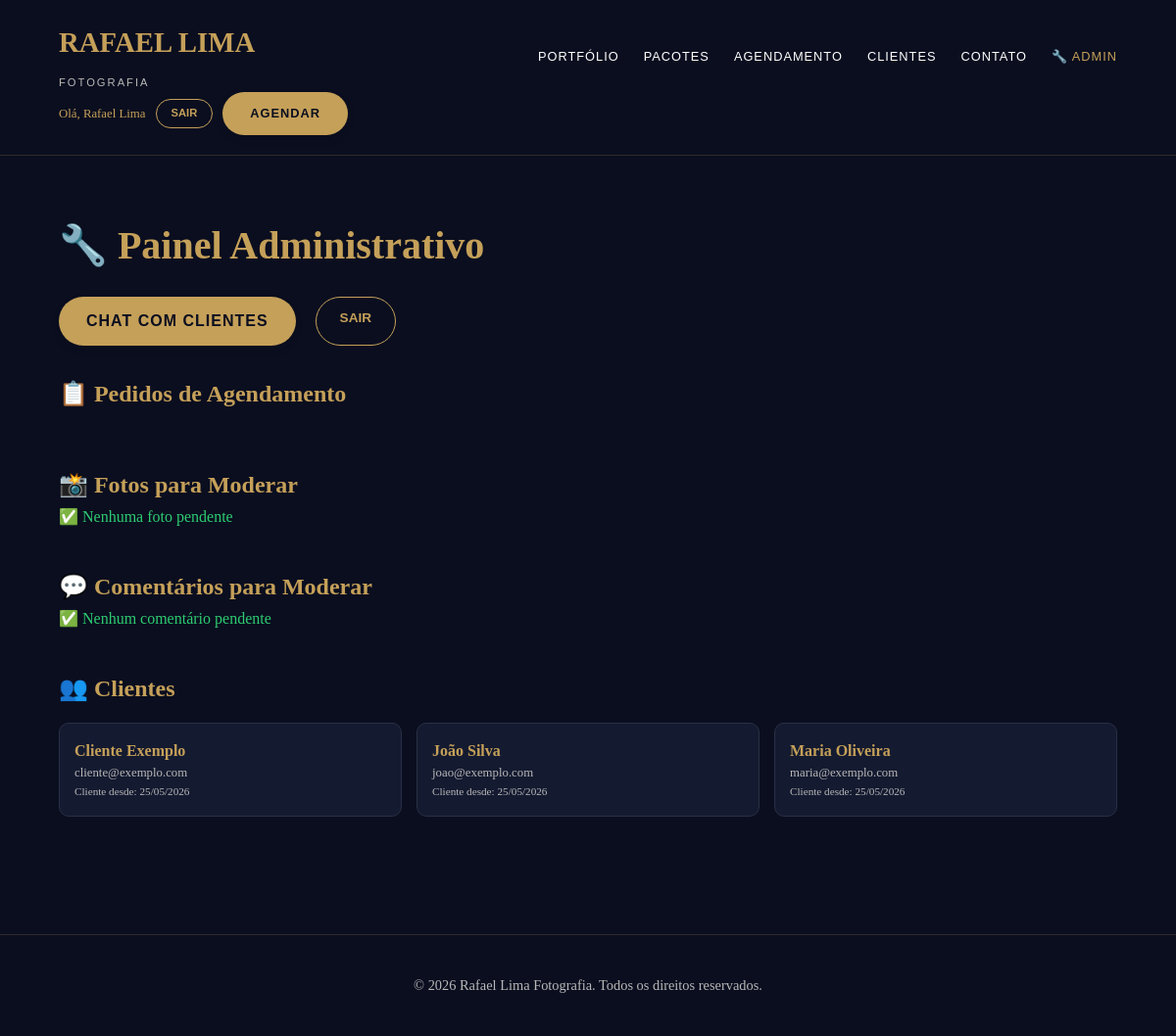
Screenshot of /painel_admin.php (signed in) with the database file from the repository.
### tables this page shows
CREATE TABLE IF NOT EXISTS usuarios (
    id INT AUTO_INCREMENT PRIMARY KEY,
    nome VARCHAR(100) NOT NULL,
    email VARCHAR(100) UNIQUE NOT NULL,
    senha VARCHAR(255) NOT NULL,
    tipo ENUM('cliente', 'admin') DEFAULT 'cliente',
    data_criacao TIMESTAMP DEFAULT CURRENT_TIMESTAMP
);

### painel_admin.php (the view, shortened to what this page needs)
<?php
include __DIR__ . '/includes/config.php';
$fotos_pendentes = $pdo->query("SELECT f.*, u.nome as cliente_nome FROM fotos f JOIN usuarios u ON f.usuario_id = u.id WHERE f.status = 'pendente' ORDER BY f.data_upload DESC")->fetchAll();
$comentarios_pendentes = $pdo->query("SELECT c.*, u.nome as autor, f.descricao as foto_desc FROM comentarios c JOIN usuarios u ON c.usuario_id = u.id JOIN fotos f ON c.foto_id = f.id WHERE c.status = 'pendente' ORDER BY c.data_comentario DESC")->fetchAll();
$clientes = $pdo->query("SELECT * FROM usuarios WHERE tipo = 'cliente'")->fetchAll();
?>
<!DOCTYPE html>
<html lang="pt-BR">
<head>
    <link rel="stylesheet" href="assets/css/style.css">
</head>
<body>
<?php include __DIR__ . '/includes/header.php'; ?>
<section>
    <h2 style="color:#c5a059;">🔧 Painel Administrativo</h2>
    <div style="display:flex; gap:20px; flex-wrap:wrap; margin:20px 0;">
        <a href="admin_chat.php" class="btn-gold" style="font-size:1rem;">
            <i class="fas fa-comments"></i> CHAT COM CLIENTES
        </a>
        <a href="logout.php" class="btn-outline">SAIR</a>
    </div>
    <h3 style="color:#c5a059; margin-top:30px;">📋 Pedidos de Agendamento</h3>
    <h3 style="color:#c5a059; margin-top:40px;">📸 Fotos para Moderar</h3>
    <?php if(empty($fotos_pendentes)): ?>
        <p style="color:#2ecc71;">✅ Nenhuma foto pendente</p>
    <?php endif; ?>
    <h3 style="color:#c5a059; margin-top:40px;">💬 Comentários para Moderar</h3>
    <?php if(empty($comentarios_pendentes)): ?>
        <p style="color:#2ecc71;">✅ Nenhum comentário pendente</p>
    <?php endif; ?>
    <h3 style="color:#c5a059; margin-top:40px;">👥 Clientes</h3>
    <div style="display:grid; grid-template-columns:repeat(auto-fit, minmax(200px,1fr)); gap:15px; margin-top:15px;">
        <?php foreach($clientes as $cliente): ?>
        <div style="background:#141a30; padding:15px; border-radius:10px; border:1px solid #2a2f45;">
            <h4 style="color:#c5a059;"><?= htmlspecialchars($cliente['nome']) ?></h4>
            <p style="color:#b8b8b8; font-size:0.8rem;"><?= htmlspecialchars($cliente['email']) ?></p>
            <p style="font-size:0.7rem; color:#b8b8b8;">Cliente desde: <?= date('d/m/Y', strtotime($cliente['data_criacao'])) ?></p>
        </div>
        <?php endforeach; ?>
    </div>
</section>
<?php include __DIR__ . '/includes/footer.php'; ?>
</body>
</html>

### assets/css/style.css (style rules this page uses)
* { margin: 0; padding: 0; box-sizing: border-box; }
:root { --gold: #c5a059; --dark-blue: #0a0e1f; --dark-blue-light: #141a30; --text-light: #b8b8b8; }
body { font-family: 'Playfair Display', Georgia, serif; background: var(--dark-blue); color: #fff; line-height: 1.6; }
.btn-gold { background: var(--gold); color: var(--dark-blue); padding: 10px 25px; border-radius: 30px; border: none; font-weight: bold; text-transform: uppercase; font-family: sans-serif; cursor: pointer; text-decoration: none; transition: 0.3s; font-size: 0.8rem; }
.btn-outline { background: transparent; border: 1px solid var(--gold); color: var(--gold); padding: 10px 25px; border-radius: 30px; text-decoration: none; font-family: sans-serif; transition: 0.3s; font-size: 0.8rem; }
section { padding: 60px 5%; max-width: 1200px; margin: 0 auto; }
h2 { font-size: 2.5rem; color: var(--gold); margin-bottom: 10px; }
h3 { font-size: 1.5rem; }
p { color: var(--text-light); }
.btn-gold { background: var(--gold); color: var(--dark-blue); padding: 12px 28px; border-radius: 40px; border: none; font-weight: bold; text-transform: uppercase; font-family: 'Poppins', sans-serif; letter-spacing: 1px; cursor: pointer; text-decoration: none; display: inline-block; transition: all 0.3s ease; font-size: 0.85rem; box-shadow: 0 4px 8px rgba(0, 0, 0, 0.1); }
.btn-outline { background: transparent; border: 1.5px solid var(--gold); color: var(--gold); padding: 10px 24px; border-radius: 40px; text-decoration: none; font-family: 'Poppins', sans-serif; font-weight: 600; transition: all 0.3s ease; font-size: 0.85rem; display: inline-block; cursor: pointer; }

### rows the page displays
usuarios: nome "Cliente Exemplo", email "cliente@exemplo.com", data_criacao "25/05/2026"
usuarios: nome "João Silva", email "joao@exemplo.com", data_criacao "25/05/2026"
usuarios: nome "Maria Oliveira", email "maria@exemplo.com", data_criacao "25/05/2026"

### other values shown
$_SESSION['usuario_nome'] "Rafael Lima"
